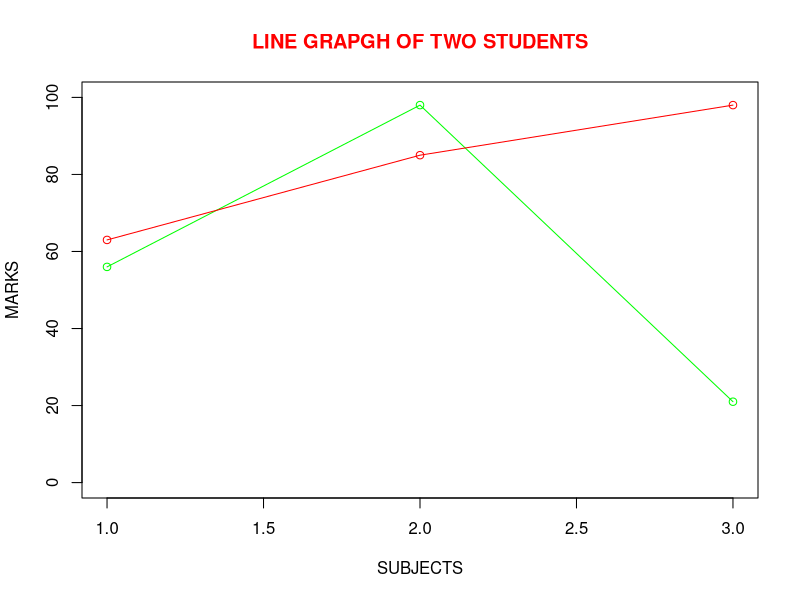

This chart was generated by the following R code:
# Data Visualization with line graph
subjects <- c(1,2,3)
stud_1 <- c(56,98,21)
stud_2 <- c(63,85,98)
plot(subjects,stud_1,ylim=c(0,100),type="o",xlab="SUBJECTS",ylab="MARKS",col="green",main="LINE GRAPGH OF TWO STUDENTS",col.main="red")
lines(subjects,stud_2,type="o",col="red")